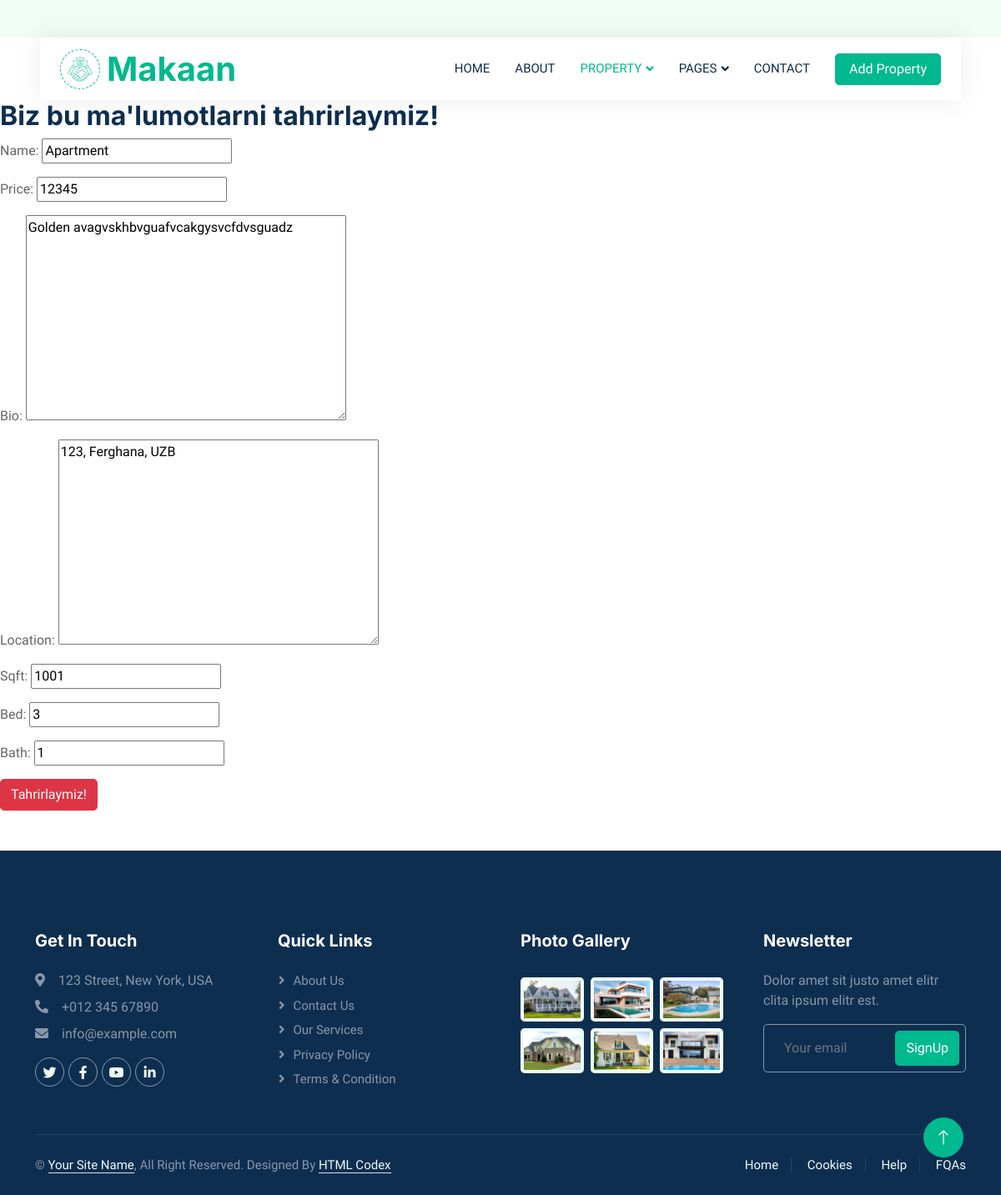
/list/edit/apartment/, run on the app's committed database.
### logic/models.py (models this page shows, shortened)
class List(models.Model):
    name = models.CharField(max_length=200)
    price = models.IntegerField()
    bio = models.TextField()
    location = models.TextField()
    sqft = models.IntegerField()
    bed = models.IntegerField()
    bath = models.IntegerField()
    slug = models.SlugField(max_length=200)

### logic/views.py (the view)
# urls.py: path('list/edit/<slug>/', listUpdateView.as_view(), name="listUpdate"),
class listUpdateView(UpdateView):
    model = List
    fields = ('name', 'price', 'bio', 'location', 'sqft', 'bed', 'bath')
    template_name = 'listEdit.html'

### templates/listEdit.html
{% extends 'base.html' %}
{% load static %}
{% block content %}
<h2>Biz bu ma'lumotlarni tahrirlaymiz!</h2>
<form method="post">{% csrf_token %}
    {{form.as_p}}
    <button type="submit" class="btn btn-danger">Tahrirlaymiz!</button>
</form>
{% endblock content %}

### static/css/style.css (style rules this page uses)
:root { --primary: #00B98E; --secondary: #FF6922; --light: #EFFDF5; --dark: #0E2E50; }
.btn { transition: .5s; }

### data on the page
List: name "Apartment", price "12345", bio "Golden avagvskhbvguafvcakgysvcfdvsguadz", location "123, Ferghana, UZB", sqft "1001", bed "3", bath "1"
